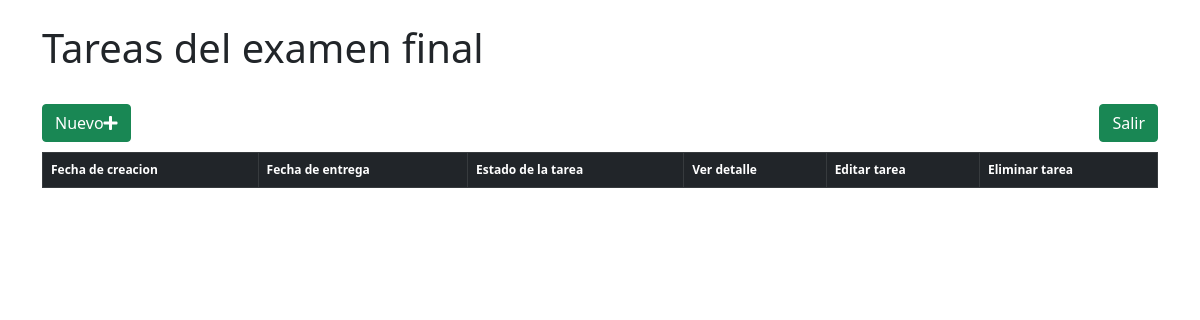
The app's page /examenFinal/dashboard, older data.
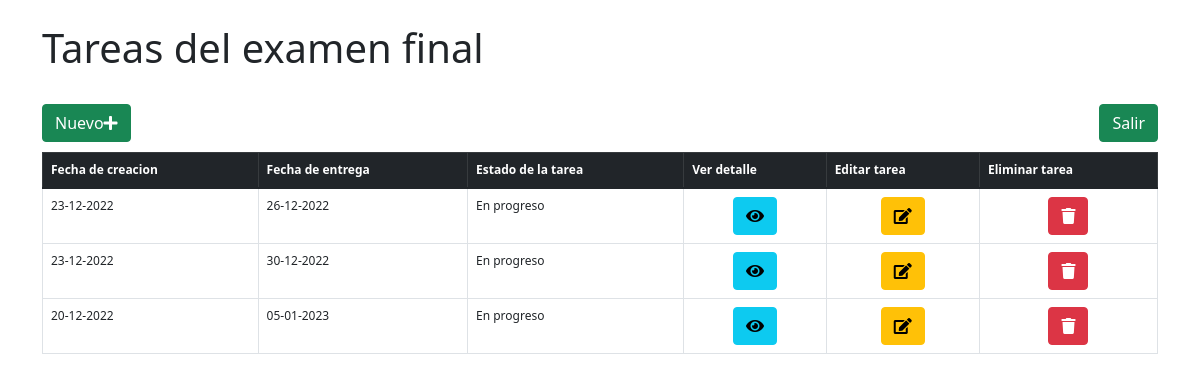
The same page, newer data.
### examenFinal/models.py (models this page shows)
class tareasExamen(models.Model):
    fechaCreacion = models.CharField(max_length=256,default='24-09-2022')
    fechaEntrega = models.CharField(max_length=256,default='30-09-2022')
    descripcion = models.CharField(max_length=512,default='')
    estadoTarea = models.CharField(max_length=128,default='PROGRESO')

### examenFinal/views.py (the view)
# urls.py: path('dashboard',views.dashboard,name='dashboard'),
def dashboard(request):
    return render(request,'examenFinal/dashboard.html',{
        'tareas_totales':tareasExamen.objects.all().order_by('id')
    })

### examenFinal/templates/examenFinal/dashboard.html (shortened to what this page needs)
<!DOCTYPE html>
<html lang="es">
    <head>
        <link href="https://cdn.jsdelivr.net/npm/bootstrap@5.1.3/dist/css/bootstrap.min.css" rel="stylesheet">
        <link rel="stylesheet" href="https://use.fontawesome.com/releases/v5.8.1/css/all.css">
    </head>
    <body>
        <div class="container">
            <br>
            <h1>Tareas del examen final</h1>
            <br>
            <div>
                <a class="btn btn-success float-start" style="color: white;" data-bs-toggle="modal" data-bs-target="#nuevaTarea">Nuevo<i class="fa fa-plus"></i></a>
                <a class="btn btn-success float-end" style="color: white;" href="{% url 'examenFinal:index' %}">Salir</a>
            </div>
            <br>
            <br>
            <table class="table table-bordered table-hover" style="font-size: 12px;">
                <thead class="table-dark">
                    <tr>
                        <th scope="col">Fecha de creacion</th>
                        <th scope="col">Fecha de entrega</th>
                        <th scope="col">Estado de la tarea</th>
                        <th scope="col">Ver detalle</th>
                        <th scope="col">Editar tarea</th>
                        <th scope="col">Eliminar tarea</th>
                    </tr>
                </thead>
                <tbody>
                {% for tarea in tareas_totales %}
                <tr>
                    <td scope="row">{{ tarea.fechaCreacion }}</td>
                    <td>{{ tarea.fechaEntrega }}</td>
                    <td>{{ tarea.estadoTarea }}</td>
                    <td style="text-align: center;"><a id="{{ tarea.id }}" class="btn btn-info" style="color: black;" data-bs-toggle="modal" data-bs-target="#verDetalle" onclick="mostrarDetalle(this.id)"><i class="fa fa-eye"></i></a></td>
                    <td style="text-align: center;"><a id="{{ tarea.id }}" class="btn btn-warning" style="color: black;" data-bs-toggle="modal" data-bs-target="#editarTarea" onclick="editarTarea(this.id)"><i class="fa fa-edit"></i></a></td>
                    <td style="text-align: center;"><a id="{{ tarea.id }}" class="btn btn-danger" style="color: white;" onclick="eliminarTarea(this.id)"><i class="fa fa-trash"></i></a></td>
                </tr>
                {% endfor %}
                </tbody>
            </table>
        </div>
    </body>
</html>

Row changes from the older to the newer data that the page shows:
added tareasExamen: fechaCreacion "23-12-2022", fechaEntrega "26-12-2022", estadoTarea "En progreso"
added tareasExamen: fechaCreacion "23-12-2022", fechaEntrega "30-12-2022", estadoTarea "En progreso"
added tareasExamen: fechaCreacion "20-12-2022", fechaEntrega "05-01-2023", estadoTarea "En progreso"
